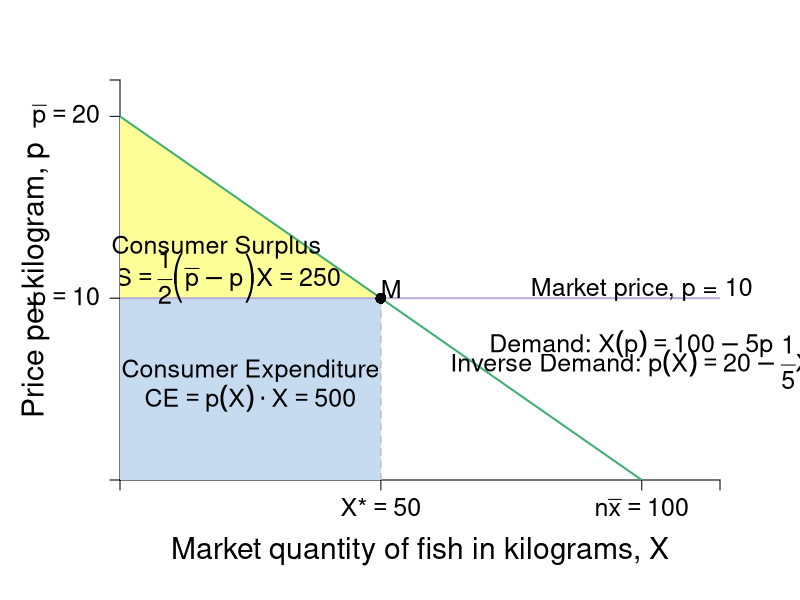

The R script that drew this image:
require(shape)
pdf(file = "indmarketdemand/consumersurplus_market.pdf", width = 9, height = 7)

#Set parameters for graphics
pointsize <- 1.8
axislabelsize <- 1.8
labelsize <- 1.5
namesize <- 1.8
annotatesize <- 1.5
graphlinewidth <- 2
segmentlinewidth <- 1.5


COL <- c("#7fc97f", "#beaed4", "#fdc086", "#ffff99", "#386cb0", "#f0027f", "#bf5b17", "#666666")
COLA <- c("#e0f3db", "#99d8c9","#66c2a4","#41ae76", "#238b45", "#005824")
COLB <- c("#c6dbef", "#4eb3d3", "#2b8cbe", "#0868ac","#084081")

par(mar =  c(6, 6, 4, 4))

MarketD <- function(x, rmax = 20, xmax = 10, n = 10) {
  rmax - (rmax/(n*xmax))*x
}

mrsA <- function(x, rmax = 20, xmax = 10) {
  rmax - (rmax/xmax)*x
}

# uA <- function(x, y, rmax, rmax = 20, xmax = 10) {
#   y + rmax*x - (1/2)(rmax/xmax)*x^2
# }

xlims <- c(0, 115)
ylims <- c(0, 22)

npts <- 501 
x <- seq(xlims[1], xlims[2], length.out = npts)
y <- seq(ylims[1], ylims[2], length.out = npts) 
a <- c(46.08, 55, 64)
b <- c(46.08, 55, 64)

plot(0, 0, xlim = xlims, ylim = ylims, type = "n",
     xlab = expression(paste("")),
     ylab = expression(paste("")), 
     xaxt = "n", 
     yaxt = "n", 
     cex.lab = axislabelsize, 
     bty = "n",
     xaxs="i", 
     yaxs="i")

# ticksy <- seq(from = 0, to = ylims[2], by = 2)
# ylabels <- seq(from = 0, to = ylims[2], by = 2)
# ticksx <- seq(from = 0, to = xlims[2], by = 2)
# xlabels <- seq(from = 0, to = xlims[2], by = 2)
ticksy <- c(0, 10, 20, ylims[2])
ylabels <- c(NA, expression(paste(p == 10)), expression(paste(bar(p) == 20)), NA)
ticksx <- c(0, 50, 100, xlims[2])
xlabels <- c(NA, expression(paste(X,"*") == 50), expression(paste(n*bar(x)==100)), NA)

axis(1, at = ticksx, pos = 0, labels = xlabels, cex.axis = labelsize)
axis(2, at = ticksy, pos = 0, labels = ylabels, las = 1, cex.axis = labelsize)

npts <- 500 
xx1 <- seq(xlims[1], xlims[2], length.out = npts)

xpoly <- c(0, 50, 0)
ypoly <- c(10, 10, 20)
polygon(x = xpoly, y = ypoly, col = COL[4], density=NULL, border = NA)

xpoly3 <- c(0, 50, 50, 0, 0)
ypoly3 <- c(0, 0, 10, 10, 0)
polygon(x = xpoly3, y = ypoly3, col = COLB[1], density=NULL, border = NA)


#Lines for mrs graph
lines(xx1, MarketD(xx1, rmax = 20, xmax = 10, n = 10), col = COLA[4], lwd = graphlinewidth)
#lines(xx1, mrsA(xx1, rmax = 20, xmax = 10), col = COLA[4], lwd = graphlinewidth)

segments(0, 10, xlims[2], 10, lty = 1, col = COL[2] , lwd = graphlinewidth)
segments(50, 0, 50, 10, lty = 2, col = "gray" , lwd = segmentlinewidth)

#Label axes
mtext(expression(paste("Market quantity of fish in kilograms, ", X)), side=1, line = 3.5, cex = axislabelsize)
text(-16.2, 0.5*ylims[2], expression(paste("Price per kilogram, ", p)), xpd = TRUE, cex = axislabelsize, srt = 90) 

points(50, 10, pch = 16, col = "black", cex = 1.5)
text(52, 10.5, expression(M), cex = labelsize)

#segments(4.11765, 6.17647, 5.88, 8.88, lty = 1, col = COL[2] , lwd = graphlinewidth)
text(100, 10.5, expression("Market price, p = 10"), cex = labelsize, xpd = TRUE)
#text(7.3, 2.5, expression("Curve"))
#Arrows(7.3, 3.5, 7.3, 6.1, col = "black", lty = 1, lwd = 2, arr.type = "triangle", arr.lwd = 0.5)

#Label the iso-welfare functions for the HG, Aisha
# text(3.8, 1.5, expression(u[1]^A))
# text(4.6, 1.5, expression(u[2]^A))
# text(5.5, 1.5, expression(u[3]^A))
#text(6.6, 8.3, expression(u[4]^A))


#Label the indifference curves for the HG, Betty
# text(7.6, 17, expression(u[1]^B))
# text(6.75, 17, expression(u[2]^B))
# text(6, 17, expression(u[3]^B))
#text(3.4, 6.9, expression(v[4]^B))

#Label mrs function
text(98, 7.5, expression(paste("Demand: ", X(p) == 100 - 5*p)), cex = labelsize,xpd = TRUE)
text(98, 6.5, expression(paste("Inverse Demand: ", p(X) == 20 - frac(1,5)*X)), cex = labelsize,xpd = TRUE)
#Arrows(10, 7.5, 10, 5, col = "black", lty = 1, lwd = 2, arr.type = "triangle", arr.lwd = 0.5)

#Label satiation
#text(20, 3.5, expression(paste(bar(x) == "Point")))
#text(20, 3, expression(paste("of Satiation")))
#Arrows(20, 2.5, 20, 0.5, col = "black", lty = 1, lwd = 2, arr.type = "triangle", arr.lwd = 0.5)

#Label highest willingness to pay
#text(5, 10, expression("Consumer Surplus"))
#text(5, 9, expression(paste(CS==frac(1, 2)*bgroup("(",bar(r) - p,")")*x)))
#Arrows(5, 8.5, 5, 6, col = "black", lty = 1, lwd = 2, arr.type = "triangle", arr.lwd = 0.5)

#Label highest willingness to pay
text(18.5, 12.8, expression("Consumer Surplus"), cex = labelsize, xpd = TRUE)
text(19, 11.2, expression(paste(CS==frac(1, 2)*bgroup("(",bar(p) - p,")")*X, phantom()== 250)),cex = labelsize)
#text(15, 11.5, expression(paste(CS==frac(1, 2)*bgroup("(",20 - 10,")")*50, phantom()== 250)))
#Arrows(25, 15, 25, 12, col = "black", lty = 1, lwd = 2, arr.type = "triangle", arr.lwd = 0.5)

#Label consumer expenditure
text(25, 6, expression("Consumer Expenditure"), cex = labelsize)
text(25, 4.5, expression(paste(CE==p(X)%.%X, phantom() == 500)), cex = labelsize)

dev.off()
